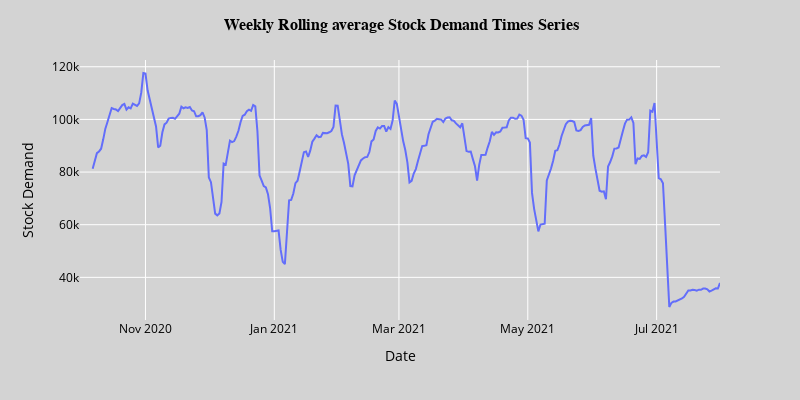

Notebook source saved alongside this figure:
### Code cell
fig = px.line(y.rolling(7).mean().fillna(method='ffill') , y='Stock Demand',
            height=400,width=800)
fig.update_layout(
    title_text="<b> Weekly Rolling average Stock Demand Times Series<b>",
    titlefont={'color':'black', 'size': 16, 'family': 'San-Serif'},
    title_x=0.5,
    # template="plotly_dark",
    showlegend=True,
    paper_bgcolor="lightgray",
    plot_bgcolor='lightgray', 
    font=dict(
        color ='black',
    )
)
fig

### Figure 1 — Plotly figure (JSON) as saved in the notebook; plotly's stock layout.template omitted (floating-point values rounded to 4 significant figures; data arrays with more than 128 entries replaced by an {"elided": "..."} marker saying what was removed)
{"data": [{"hovertemplate": "Date=%{x}<br>Stock Demand=%{y}<extra></extra>", "legendgroup": "", "line": {"color": "#636efa", "dash": "solid"}, "marker": {"symbol": "circle"}, "mode": "lines", "name": "", "orientation": "v", "showlegend": false, "type": "scatter", "x": {"elided": "304 str values"}, "xaxis": "x", "y": {"elided": "304 float values"}, "yaxis": "y"}], "layout": {"font": {"color": "black"}, "height": 400, "legend": {"tracegroupgap": 0}, "margin": {"t": 60}, "paper_bgcolor": "lightgray", "plot_bgcolor": "lightgray", "showlegend": true, "title": {"font": {"color": "black", "family": "San-Serif", "size": 16}, "text": "<b> Weekly Rolling average Stock Demand Times Series<b>", "x": 0.5}, "width": 800, "xaxis": {"anchor": "y", "autorange": true, "domain": [0, 1], "range": ["2020-10-01", "2021-07-31"], "title": {"text": "Date"}, "type": "date"}, "yaxis": {"anchor": "x", "autorange": true, "domain": [0, 1], "range": [23800.0, 122600.0], "title": {"text": "Stock Demand"}, "type": "linear"}}}
